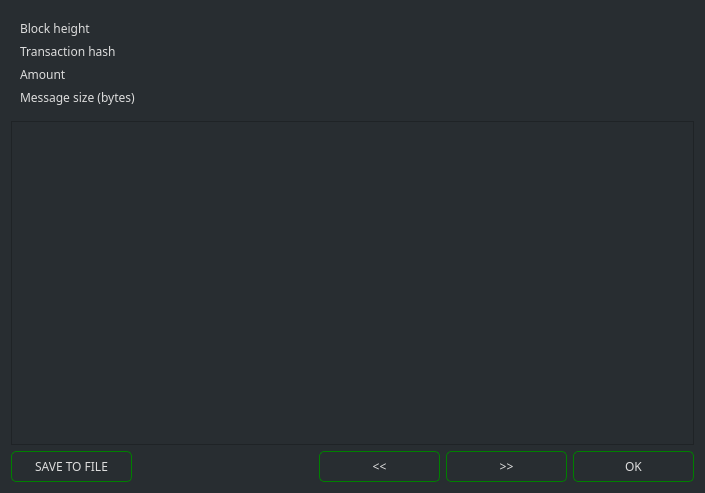
<?xml version="1.0" encoding="UTF-8"?>
<ui version="4.0">
 <class>MessageDetailsDialog</class>
 <widget class="QDialog" name="MessageDetailsDialog">
  <property name="geometry">
   <rect>
    <x>0</x>
    <y>0</y>
    <width>705</width>
    <height>493</height>
   </rect>
  </property>
  <property name="windowTitle">
   <string>Message</string>
  </property>
  <property name="styleSheet">
   <string notr="true">font-family: 'Poppins';
background-color: #282d31;
color: #ddd;</string>
  </property>
  <layout class="QVBoxLayout" name="verticalLayout">
   <item>
    <widget class="QFrame" name="frame">
     <property name="frameShape">
      <enum>QFrame::NoFrame</enum>
     </property>
     <property name="frameShadow">
      <enum>QFrame::Raised</enum>
     </property>
     <layout class="QGridLayout" name="gridLayout" columnstretch="0,1">
      <property name="horizontalSpacing">
       <number>20</number>
      </property>
      <item row="0" column="0">
       <widget class="QLabel" name="label">
        <property name="font">
         <font>
          <family>Poppins</family>
          <pointsize>9</pointsize>
         </font>
        </property>
        <property name="text">
         <string>Block height</string>
        </property>
       </widget>
      </item>
      <item row="0" column="1">
       <widget class="QLabel" name="m_heightLabel">
        <property name="font">
         <font>
          <family>Poppins</family>
          <pointsize>9</pointsize>
         </font>
        </property>
        <property name="text">
         <string/>
        </property>
       </widget>
      </item>
      <item row="2" column="0">
       <widget class="QLabel" name="label_5">
        <property name="font">
         <font>
          <family>Poppins</family>
          <pointsize>9</pointsize>
         </font>
        </property>
        <property name="text">
         <string>Amount</string>
        </property>
       </widget>
      </item>
      <item row="1" column="1">
       <widget class="QLabel" name="m_hashLabel">
        <property name="font">
         <font>
          <family>Poppins</family>
          <pointsize>9</pointsize>
         </font>
        </property>
        <property name="text">
         <string/>
        </property>
       </widget>
      </item>
      <item row="2" column="1">
       <widget class="QLabel" name="m_amountLabel">
        <property name="font">
         <font>
          <family>Poppins</family>
          <pointsize>9</pointsize>
         </font>
        </property>
        <property name="text">
         <string/>
        </property>
       </widget>
      </item>
      <item row="1" column="0">
       <widget class="QLabel" name="label_3">
        <property name="font">
         <font>
          <family>Poppins</family>
          <pointsize>9</pointsize>
         </font>
        </property>
        <property name="text">
         <string>Transaction hash</string>
        </property>
       </widget>
      </item>
      <item row="3" column="0">
       <widget class="QLabel" name="label_7">
        <property name="font">
         <font>
          <family>Poppins</family>
          <pointsize>9</pointsize>
         </font>
        </property>
        <property name="text">
         <string>Message size (bytes)</string>
        </property>
       </widget>
      </item>
      <item row="3" column="1">
       <widget class="QLabel" name="m_sizeLabel">
        <property name="font">
         <font>
          <family>Poppins</family>
          <pointsize>9</pointsize>
         </font>
        </property>
        <property name="text">
         <string/>
        </property>
       </widget>
      </item>
     </layout>
    </widget>
   </item>
   <item>
    <widget class="QTextEdit" name="m_messageTextEdit">
     <property name="styleSheet">
      <string notr="true"/>
     </property>
     <property name="readOnly">
      <bool>true</bool>
     </property>
    </widget>
   </item>
   <item>
    <layout class="QHBoxLayout" name="horizontalLayout">
     <item>
      <widget class="QPushButton" name="m_saveButton">
       <property name="minimumSize">
        <size>
         <width>121</width>
         <height>31</height>
        </size>
       </property>
       <property name="font">
        <font>
         <family>Poppins</family>
         <pointsize>-1</pointsize>
        </font>
       </property>
       <property name="styleSheet">
        <string notr="true">color: #ddd; border: 1px solid green; font-size: 12px; border-radius: 5px; font-family: 'Poppins';</string>
       </property>
       <property name="text">
        <string>SAVE TO FILE</string>
       </property>
      </widget>
     </item>
     <item>
      <spacer name="horizontalSpacer">
       <property name="orientation">
        <enum>Qt::Horizontal</enum>
       </property>
       <property name="sizeHint" stdset="0">
        <size>
         <width>40</width>
         <height>20</height>
        </size>
       </property>
      </spacer>
     </item>
     <item>
      <widget class="QPushButton" name="m_prevButton">
       <property name="minimumSize">
        <size>
         <width>121</width>
         <height>31</height>
        </size>
       </property>
       <property name="font">
        <font>
         <family>Poppins</family>
         <pointsize>-1</pointsize>
        </font>
       </property>
       <property name="styleSheet">
        <string notr="true">color: #ddd; border: 1px solid green; font-size: 12px; border-radius: 5px; font-family: 'Poppins';</string>
       </property>
       <property name="text">
        <string>&lt;&lt;</string>
       </property>
      </widget>
     </item>
     <item>
      <widget class="QPushButton" name="m_nextButton">
       <property name="minimumSize">
        <size>
         <width>121</width>
         <height>31</height>
        </size>
       </property>
       <property name="font">
        <font>
         <family>Poppins</family>
         <pointsize>-1</pointsize>
        </font>
       </property>
       <property name="styleSheet">
        <string notr="true">color: #ddd; border: 1px solid green; font-size: 12px; border-radius: 5px; font-family: 'Poppins';</string>
       </property>
       <property name="text">
        <string>&gt;&gt;</string>
       </property>
      </widget>
     </item>
     <item>
      <widget class="QPushButton" name="m_okButton">
       <property name="minimumSize">
        <size>
         <width>121</width>
         <height>31</height>
        </size>
       </property>
       <property name="font">
        <font>
         <family>Poppins</family>
         <pointsize>-1</pointsize>
        </font>
       </property>
       <property name="styleSheet">
        <string notr="true">color: #ddd; border: 1px solid green; font-size: 12px; border-radius: 5px; font-family: 'Poppins';</string>
       </property>
       <property name="text">
        <string>OK</string>
       </property>
       <property name="autoDefault">
        <bool>true</bool>
       </property>
       <property name="default">
        <bool>true</bool>
       </property>
      </widget>
     </item>
    </layout>
   </item>
  </layout>
 </widget>
 <resources/>
 <connections>
  <connection>
   <sender>m_okButton</sender>
   <signal>clicked()</signal>
   <receiver>MessageDetailsDialog</receiver>
   <slot>reject()</slot>
   <hints>
    <hint type="sourcelabel">
     <x>662</x>
     <y>464</y>
    </hint>
    <hint type="destinationlabel">
     <x>352</x>
     <y>246</y>
    </hint>
   </hints>
  </connection>
  <connection>
   <sender>m_prevButton</sender>
   <signal>clicked()</signal>
   <receiver>MessageDetailsDialog</receiver>
   <slot>prevClicked()</slot>
   <hints>
    <hint type="sourcelabel">
     <x>461</x>
     <y>464</y>
    </hint>
    <hint type="destinationlabel">
     <x>352</x>
     <y>246</y>
    </hint>
   </hints>
  </connection>
  <connection>
   <sender>m_nextButton</sender>
   <signal>clicked()</signal>
   <receiver>MessageDetailsDialog</receiver>
   <slot>nextClicked()</slot>
   <hints>
    <hint type="sourcelabel">
     <x>522</x>
     <y>464</y>
    </hint>
    <hint type="destinationlabel">
     <x>352</x>
     <y>246</y>
    </hint>
   </hints>
  </connection>
  <connection>
   <sender>m_saveButton</sender>
   <signal>clicked()</signal>
   <receiver>MessageDetailsDialog</receiver>
   <slot>saveClicked()</slot>
   <hints>
    <hint type="sourcelabel">
     <x>146</x>
     <y>464</y>
    </hint>
    <hint type="destinationlabel">
     <x>352</x>
     <y>246</y>
    </hint>
   </hints>
  </connection>
 </connections>
 <slots>
  <slot>prevClicked()</slot>
  <slot>nextClicked()</slot>
  <slot>saveClicked()</slot>
 </slots>
</ui>
